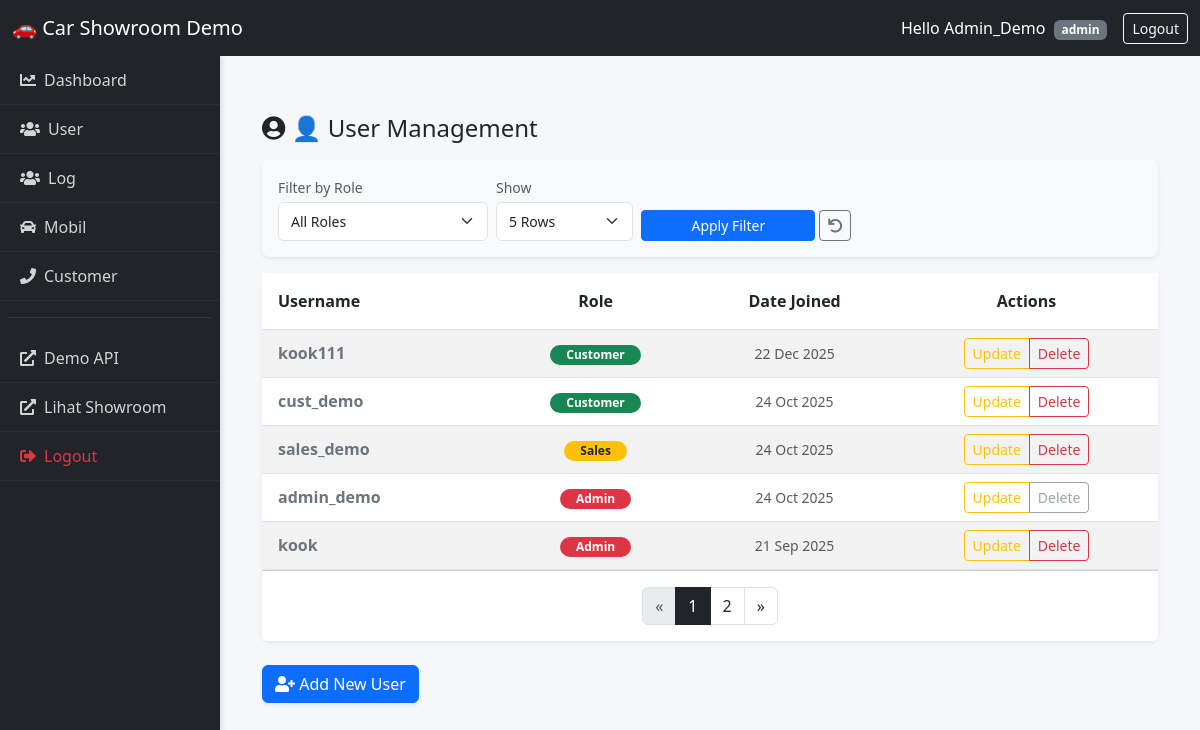
The page /users/ (signed in) on the database its author committed.
### users/models.py (models this page shows, shortened)
class User(AbstractUser):
    ROLE_CHOICES = (
        ("admin", "Admin"),
        ("salesperson", "Salesperson"),
        ("customer", "Customer"),
    )
    role = models.CharField(max_length=20, choices=ROLE_CHOICES, default="customer")

### cars/views.py (the view)
    def wrapper(request, *args, **kwargs):
        if request.user.is_authenticated and (request.user.is_superuser or request.user.role in ["admin"]):
            return view_func(request, *args, **kwargs)
        return redirect("carList")

### cars/views.py (called while the page is built)
def admin_required(view_func):
    def wrapper(request, *args, **kwargs):
        if request.user.is_authenticated and (request.user.is_superuser or request.user.role in ["admin"]):
            return view_func(request, *args, **kwargs)
        return redirect("carList")
    return wrapper

### demo/templates/demo/userlist_dashboard.html (shortened to what this page needs)
{% extends "demo/base.html" %}
{% block content %}
<div class="container-fluid mt-4">
    <div class="d-flex justify-content-between align-items-center mb-3">
        <h4 class="m-0 text-dark"><i class="fas fa-user-circle"></i> 👤 User Management</h4>
    </div>
    <div class="card shadow-sm border-0 mb-3 bg-light">
        <div class="card-body py-3">
            <form method="get" class="row g-2 align-items-end">
                <div class="col-md-3">
                    <label class="form-label small text-muted mb-1">Filter by Role</label>
                    <select name="role" class="form-select form-select-sm">
                        <option value="">All Roles</option>
                    </select>
                </div>
                <div class="col-md-2">
                    <label class="form-label small text-muted mb-1">Show</label>
                    <select name="paginate_by" class="form-select form-select-sm">
                        <option value="5" {% if items_per_page == 5 %}selected{% endif %}>5 Rows</option>
                    </select>
                </div>
                <div class="col-md-3 d-flex gap-1">
                    <button type="submit" class="btn btn-primary btn-sm w-100">Apply Filter</button>
                    <a href="{% url 'demo_userlist_dashboard' %}" class="btn btn-outline-secondary btn-sm" title="Reset">
                        <i class="fas fa-undo"></i>
                    </a>
                </div>
            </form>
        </div>
    </div>
    <div class="card shadow-sm border-0">
        <div class="card-body p-0">
            <div class="table-responsive">
                <table class="table table-hover table-striped align-middle mb-0">
                    <thead class="bg-dark text-white">
                        <tr>
                            <th class="py-3 ps-3">Username</th>
                            <th class="py-3 text-center">Role</th>
                            <th class="py-3 text-center">Date Joined</th>
                            <th class="py-3 text-center">Actions</th>
                        </tr>
                    </thead>
                    <tbody>
                        {% for user in users %}
                        <tr>
                            <td class="ps-3 fw-bold text-secondary">
                                {{ user.username }}
                            </td>
                            <td class="text-center">
                                {% if user.role == 'admin' %}
                                    <span class="badge bg-danger rounded-pill px-3">Admin</span>
                                {% elif user.role == 'sales' %}
                                    <span class="badge bg-warning text-dark rounded-pill px-3">Sales</span>
                                {% elif user.role == 'customer' %}
                                    <span class="badge bg-success rounded-pill px-3">Customer</span>
                                {% else %}
                                    <span class="badge bg-secondary rounded-pill px-3">{{ user.role|default:"No Role" }}</span>
                                {% endif %}
                            </td>
                            <td class="text-center text-muted small">
                                {{ user.date_joined|date:"d M Y" }}
                            </td>
                            <td class="text-center">
                                <div class="btn-group" role="group">
                                    <a href="{% url 'update_user' user.id %}" class="btn btn-sm btn-outline-warning" title="Edit User">
                                        Update
                                    </a>
                                    {% if user.id != request.user.id %}
                                        <a href="{% url 'delete_user' user.id %}" class="btn btn-sm btn-outline-danger"
                                           onclick="return confirm('Are you sure you want to delete user {{ user.username }}?');" title="Delete User">
                                            Delete
                                        </a>
                                    {% else %}
                                        <button class="btn btn-sm btn-outline-secondary" disabled title="Cannot delete yourself">Delete</button>
                                    {% endif %}
                                </div>
                            </td>
                        </tr>
                        {% endfor %}
                    </tbody>
                </table>
            </div>
        </div>
        <div class="card-footer bg-white py-3">
            <nav aria-label="Page navigation">
                <ul class="pagination justify-content-center m-0">
                    {% if users.has_previous %}
                    <li class="page-item">
                        <a class="page-link text-dark" href="?page={{ users.previous_page_number }}&role={{ selected_role|default:'' }}&paginate_by={{ items_per_page }}">
                            &laquo;
                        </a>
                    </li>
                    {% else %}
                    <li class="page-item disabled"><span class="page-link">&laquo;</span></li>
                    {% endif %}
                    {% for num in users.paginator.page_range %}
                        {% if users.number == num %}
                            <li class="page-item active"><span class="page-link bg-dark border-dark">{{ num }}</span></li>
                        {% elif num > users.number|add:'-3' and num < users.number|add:'3' %}
                            <li class="page-item">
                                <a class="page-link text-dark" href="?page={{ num }}&role={{ selected_role|default:'' }}&paginate_by={{ items_per_page }}">
                                    {{ num }}
                                </a>
                            </li>
                        {% endif %}
                    {% endfor %}
                    {% if users.has_next %}
                    <li class="page-item">
                        <a class="page-link text-dark" href="?page={{ users.next_page_number }}&role={{ selected_role|default:'' }}&paginate_by={{ items_per_page }}">
                            &raquo;
                        </a>
                    </li>
                    {% else %}
                    <li class="page-item disabled"><span class="page-link">&raquo;</span></li>
                    {% endif %}
                </ul>
            </nav>
        </div>
    </div>
    <div class="mt-4">
        <a href="{% url 'register' %}" class="btn btn-primary shadow-sm">
            <i class="fas fa-user-plus"></i> Add New User
        </a>
    </div>
</div>
{% endblock %}

### demo/templates/demo/base.html (shortened to what this page needs)
{% load static %}
<!DOCTYPE html>
<html lang="en">
    <head>
        <link rel="stylesheet" href="https://cdn.jsdelivr.net/npm/bootstrap@5.3.0/dist/css/bootstrap.min.css" />
        <link rel="stylesheet" href="https://cdnjs.cloudflare.com/ajax/libs/font-awesome/5.15.4/css/all.min.css">
        <link rel="stylesheet" href="{% static 'demo/css/base_style.css' %}?v=5"/>
    </head>
    <body class="{% if not user.is_authenticated %}no-sidebar{% endif %}">
        <nav class="navbar navbar-expand-lg navbar-dark bg-dark fixed-top">
            <div class="container-fluid">
                <a class="navbar-brand" href="#">🚗 Car Showroom Demo</a>
                <div class="d-flex">
                    {% if user.is_authenticated %}
                    <span class="text-white me-3 align-self-center">
                        Hello {{ request.user.username|title }}
                        <span class="badge bg-secondary ms-1">{{ request.user.role }}</span>
                    </span>
                    <a href="/demo/logout/" class="btn btn-outline-light btn-sm">Logout</a>
                    {% endif %}
                </div>
            </div>
        </nav>
        {% if user.is_authenticated %}
            <div class="sidebar">
                {% if request.user.role == 'admin' %}
                    <a href="{% url 'demo_dashboard' %}"><i class="fas fa-chart-line me-2"></i>Dashboard</a>
                    <a href="{% url 'demo_userlist_dashboard' %}"><i class="fas fa-users me-2"></i>User</a>
                    <a href="{% url 'dashboard_log_list' %}"><i class="fas fa-users me-2"></i>Log</a>
                {% endif %}
                {% if request.user.role == 'admin' or request.user.role == 'sales' %}
                    <a href="{% url 'demo_carlist_dashboard' %}"><i class="fas fa-car me-2"></i>Mobil</a>
                    <a href="{% url 'demo_customer_list_dashboard' %}"><i class="fas fa-phone me-2"></i>Customer</a>
                {% endif %}
                <hr class="border-secondary mx-2">
                <a href="{% url 'demo_api' %}"><i class="fas fa-external-link-alt me-2"></i>Demo API</a>
                <a href="{% url 'carList' %}"><i class="fas fa-external-link-alt me-2"></i>Lihat Showroom</a>
                <a href="{% url 'logout' %}" class="text-danger"><i class="fas fa-sign-out-alt me-2"></i>Logout</a>
            </div>
        {% endif %}
        <div class="main-container">
            {% block content %}{% endblock %}
        </div>
    </body>
</html>

### demo/static/demo/css/base_style.css (style rules this page uses)
body { min-height: 100vh; display: flex; background-color: #f5f7fb; font-family: 'Segoe UI', Tahoma, Geneva, Verdana, sans-serif; }
.sidebar { width: 220px; background: #212529; color: white; margin-top: 56px; position: fixed; height: 100vh; overflow-y: auto; z-index: 1000; box-shadow: 2px 0 5px rgba(0,0,0,0.1); }
.sidebar a { color: rgba(255,255,255,0.8); text-decoration: none; display: block; padding: 12px 20px; border-bottom: 1px solid rgba(255,255,255,0.05); transition: all 0.3s; }
.main-container { margin-top: 70px; margin-left: 220px; flex: 1; width: 100%; padding: 20px 30px; }
.card { border: none; border-radius: 8px; box-shadow: 0 2px 8px rgba(0,0,0,0.05); }
.form-control, .form-select { border-radius: 6px; border: 1px solid #dfe3e7; padding: 8px 12px; }

### rows shown on the page
User: user.username "Admin_Demo", user.role "admin", username "admin_demo", date_joined "24 Oct 2025", shows "Delete"
User: username "kook111", role "Customer", date_joined "22 Dec 2025"
User: username "cust_demo", role "Customer", date_joined "24 Oct 2025"
User: username "sales_demo", role "Sales", date_joined "24 Oct 2025"
User: username "kook", role "Admin", date_joined "21 Sep 2025"

### other values the page prints
{{ num }} "1"
{{ num }} "2"
